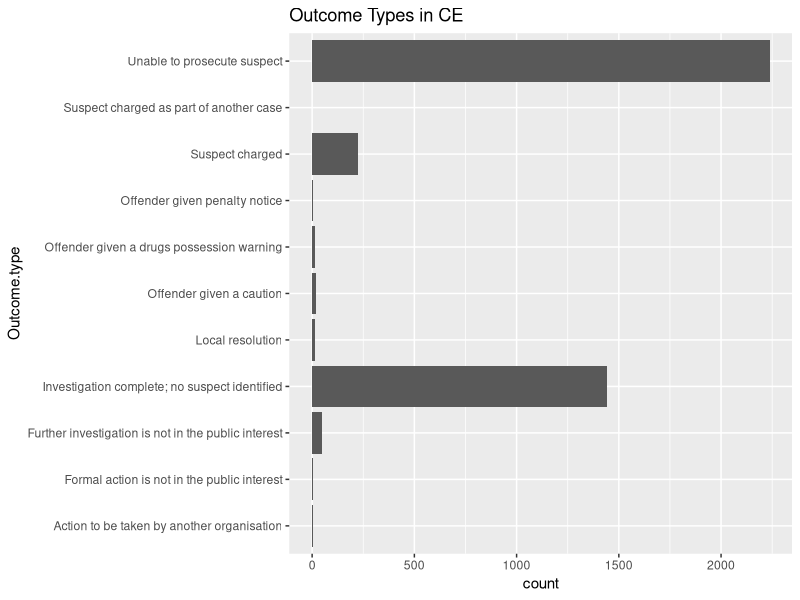

Write the R code that produced this figure.
## ---- chunk 1
cheshire08 <- read.csv("2020-08-cheshire-outcomes.csv")
## ---- chunk 2
summary(cheshire08$Outcome.type)
## ---- chunk 3
summary(cheshire08)
## ---- chunk 4
cheshire07 <- read.csv("2020-07-cheshire-outcomes.csv")
## ---- chunk 5
cheshire07to08 <- rbind(cheshire07, cheshire08)
## ---- chunk 6
write.csv(cheshire07to08, "cheshirejulytoaug.csv")
## ---- chunk 7
cheshirecharged <- subset(cheshire07to08, cheshire07to08$Outcome.type == "Suspect charged")
## ---- chunk 8
library(dplyr)
## ---- chunk 9
cheshirecharged %>% 
    filter(!is.na(Outcome.type)) %>% 
    group_by(Outcome.type) %>% 
    count()
## ---- chunk 10
cheshire07to08 %>% 
    filter(!is.na(Outcome.type)) %>% 
    group_by(Outcome.type) %>% 
    count()
## ---- chunk 11
library(ggplot2)
## ---- chunk 12
ggplot(cheshire08) +
  geom_bar(aes(x=Outcome.type))+
  labs(title = "Outcome Types in CE") +
  coord_flip()
